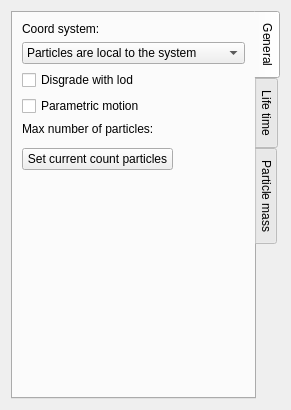
<?xml version="1.0" encoding="UTF-8"?>
<ui version="4.0">
 <class>CLocatedPage</class>
 <widget class="QWidget" name="CLocatedPage">
  <property name="geometry">
   <rect>
    <x>0</x>
    <y>0</y>
    <width>291</width>
    <height>410</height>
   </rect>
  </property>
  <property name="windowTitle">
   <string>Form</string>
  </property>
  <layout class="QGridLayout" name="gridLayout">
   <item row="0" column="0">
    <widget class="QTabWidget" name="tabWidget">
     <property name="tabPosition">
      <enum>QTabWidget::East</enum>
     </property>
     <property name="currentIndex">
      <number>0</number>
     </property>
     <widget class="QWidget" name="tabWidgetPage1">
      <attribute name="title">
       <string>General</string>
      </attribute>
      <layout class="QGridLayout" name="gridLayout_2">
       <item row="0" column="0">
        <widget class="QLabel" name="label_2">
         <property name="text">
          <string>Coord system:</string>
         </property>
        </widget>
       </item>
       <item row="1" column="0" colspan="3">
        <widget class="QComboBox" name="coordSystemComboBox">
         <item>
          <property name="text">
           <string>Particles are local to the system</string>
          </property>
         </item>
         <item>
          <property name="text">
           <string>Particles are in world</string>
          </property>
         </item>
         <item>
          <property name="text">
           <string>User</string>
          </property>
         </item>
        </widget>
       </item>
       <item row="2" column="0" colspan="2">
        <widget class="QCheckBox" name="disgradeWithLODCheckBox">
         <property name="text">
          <string>Disgrade with lod</string>
         </property>
        </widget>
       </item>
       <item row="3" column="0" colspan="2">
        <widget class="QCheckBox" name="parametricMotionCheckBox">
         <property name="text">
          <string>Parametric motion</string>
         </property>
        </widget>
       </item>
       <item row="4" column="0" colspan="2">
        <widget class="QLabel" name="label">
         <property name="text">
          <string>Max number of particles:</string>
         </property>
        </widget>
       </item>
       <item row="5" column="0" colspan="3">
        <widget class="NLQT::CEditRangeUIntWidget" name="maxNumParticleWidget" native="true">
         <property name="sizePolicy">
          <sizepolicy hsizetype="Expanding" vsizetype="Preferred">
           <horstretch>0</horstretch>
           <verstretch>0</verstretch>
          </sizepolicy>
         </property>
        </widget>
       </item>
       <item row="6" column="0" colspan="2">
        <widget class="QPushButton" name="setCurrentCountPushButton">
         <property name="sizePolicy">
          <sizepolicy hsizetype="Preferred" vsizetype="Preferred">
           <horstretch>0</horstretch>
           <verstretch>0</verstretch>
          </sizepolicy>
         </property>
         <property name="maximumSize">
          <size>
           <width>16777215</width>
           <height>16777215</height>
          </size>
         </property>
         <property name="text">
          <string>Set current count particles</string>
         </property>
        </widget>
       </item>
       <item row="6" column="2">
        <spacer name="horizontalSpacer_20">
         <property name="orientation">
          <enum>Qt::Horizontal</enum>
         </property>
         <property name="sizeType">
          <enum>QSizePolicy::Preferred</enum>
         </property>
         <property name="sizeHint" stdset="0">
          <size>
           <width>61</width>
           <height>20</height>
          </size>
         </property>
        </spacer>
       </item>
       <item row="7" column="1">
        <spacer name="verticalSpacer_10">
         <property name="orientation">
          <enum>Qt::Vertical</enum>
         </property>
         <property name="sizeHint" stdset="0">
          <size>
           <width>20</width>
           <height>224</height>
          </size>
         </property>
        </spacer>
       </item>
      </layout>
     </widget>
     <widget class="QWidget" name="tabWidgetPage2">
      <attribute name="title">
       <string>Life time</string>
      </attribute>
      <layout class="QGridLayout" name="gridLayout_4">
       <item row="0" column="0">
        <widget class="QCheckBox" name="limitedLifeTimeCheckBox">
         <property name="text">
          <string>Limited life time</string>
         </property>
        </widget>
       </item>
       <item row="1" column="0">
        <widget class="QGroupBox" name="groupBox">
         <property name="title">
          <string/>
         </property>
         <layout class="QGridLayout" name="gridLayout_3">
          <item row="0" column="0">
           <widget class="QCheckBox" name="trigerOnDeathCheckBox">
            <property name="text">
             <string>Triger on death</string>
            </property>
           </widget>
          </item>
          <item row="0" column="1">
           <widget class="QPushButton" name="editPushButton">
            <property name="text">
             <string>Edit</string>
            </property>
           </widget>
          </item>
         </layout>
        </widget>
       </item>
       <item row="3" column="0">
        <spacer name="verticalSpacer_2">
         <property name="orientation">
          <enum>Qt::Vertical</enum>
         </property>
         <property name="sizeHint" stdset="0">
          <size>
           <width>20</width>
           <height>251</height>
          </size>
         </property>
        </spacer>
       </item>
       <item row="2" column="0">
        <widget class="NLQT::CAttribFloatWidget" name="lifeWidget"/>
       </item>
      </layout>
     </widget>
     <widget class="QWidget" name="tabWidgetPage3">
      <attribute name="title">
       <string>Particle mass</string>
      </attribute>
      <layout class="QGridLayout" name="gridLayout_5">
       <item row="1" column="0">
        <spacer name="verticalSpacer_3">
         <property name="orientation">
          <enum>Qt::Vertical</enum>
         </property>
         <property name="sizeHint" stdset="0">
          <size>
           <width>20</width>
           <height>274</height>
          </size>
         </property>
        </spacer>
       </item>
       <item row="0" column="0">
        <widget class="NLQT::CAttribFloatWidget" name="massWidget"/>
       </item>
      </layout>
     </widget>
    </widget>
   </item>
  </layout>
 </widget>
 <customwidgets>
  <customwidget>
   <class>NLQT::CEditRangeUIntWidget</class>
   <extends>QWidget</extends>
   <header>edit_range_widget.h</header>
   <container>1</container>
  </customwidget>
  <customwidget>
   <class>NLQT::CAttribFloatWidget</class>
   <extends>QGroupBox</extends>
   <header>attrib_widget.h</header>
   <container>1</container>
  </customwidget>
 </customwidgets>
 <resources/>
 <connections/>
</ui>
